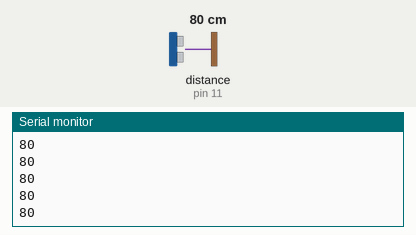
The sketch below on a simulated Arduino Uno, built with avr-gcc and run on an emulated ATmega328P. Parts: the last lines printed to the serial monitor. Wiring (inferred from the names in the program): ultrasonic range finder: trigger pin 10; echo pin 11. The inputs (shaded band) are chosen by the test bench; at power-on: distance to the obstacle (sensor on pin 11) 80 cm. The echo pulse lasts 58.3 µs per cm.

Above: at 1.2 s.
1.3 s: distance to the obstacle (sensor on pin 11) set to 2 cm
At 1.37 s:
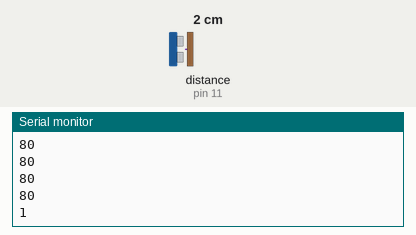
2.8 s: distance to the obstacle (sensor on pin 11) set to 4 cm
At 2.89 s:
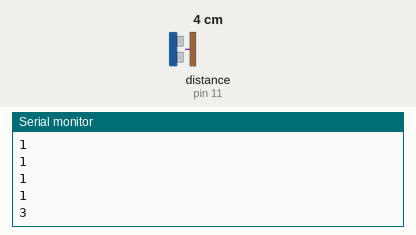
Timing chart, 0 to 5.8 s (numbered marks = the images above; inputs shaded):
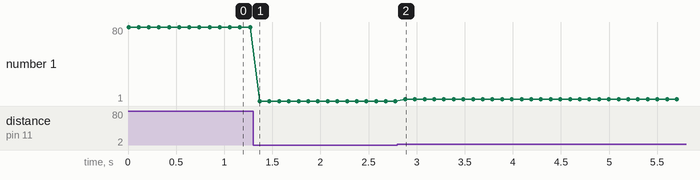

The sketch:

main.ino
```cpp
#define TRIG 10
#define ECHO 11

// #define IR_TELEM A1

void setup() {
  // put your setup code here, to run once:

  Serial.begin(9600);
  pinMode(TRIG, OUTPUT);
  digitalWrite(TRIG, LOW);
  pinMode(ECHO, INPUT);
}

// In cm
int getDistance() {
  digitalWrite(TRIG, HIGH);
  delayMicroseconds(10);
  digitalWrite(TRIG, LOW);

  return pulseIn(ECHO, HIGH)/58;
}

void loop() {
  Serial.println(getDistance());
  //Serial.println(String("From IR: ") + analogRead(IR_TELEM));
  delay(100);
}
```

Measured:
- after the input at 1.3 s, the serial monitor: prints a new line after 0.07 s (image 1)
- after the input at 2.8 s, the serial monitor: prints a new line after 0.08 s (image 2)
- plotted number 1: 80 → 1 after the input at 1.3 s, 1 → 3 after the input at 2.8 s
